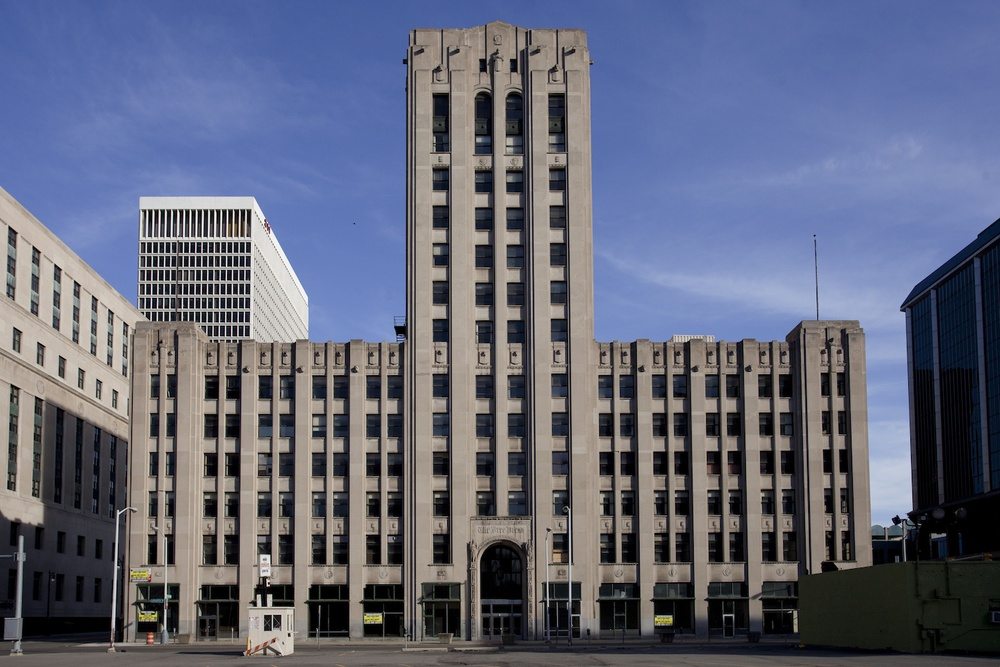
#> input picture building2.jpg, 1000 x 667 px, shrunk from 1440 x 960 before the run
$ python SingularValuesDecomposition.py
#> lines starting #> are read from the running program, lines starting #| are printed output that depends on the picture
from matplotlib import rc
rc('font',**{'family':'sans-serif','sans-serif':['Helvetica']})
rc('text', usetex=True)
import numpy as np
from numpy import linalg as LA

m, n = 2, 3
A = np.random.rand(m, n)

U, S, V = LA.svd(A)
print ('Frobenius norm of (UU^T - I) =',LA.norm(U.dot(U.T) - np.eye(m)))
print ('\n', S, '\n')
print ('Frobenius norm of (VV^T - I) =',LA.norm(V.dot(V.T) - np.eye(n)))


import matplotlib.image as mpimg
import matplotlib.pyplot as plt
import numpy as np
from sklearn.cluster import KMeans

img = mpimg.imread('building2.jpg')
#> img is the input picture: shape (667, 1000, 3); mean R, G, B 98.8, 103.1, 122.1
plt.imshow(img)
plt.axis('off')
plt.show()

# to gray
gray = 0.2125* img[:, :, 0] + 0.7154 *img[:, :, 1] + 0.0721 *img[:, :, 2]
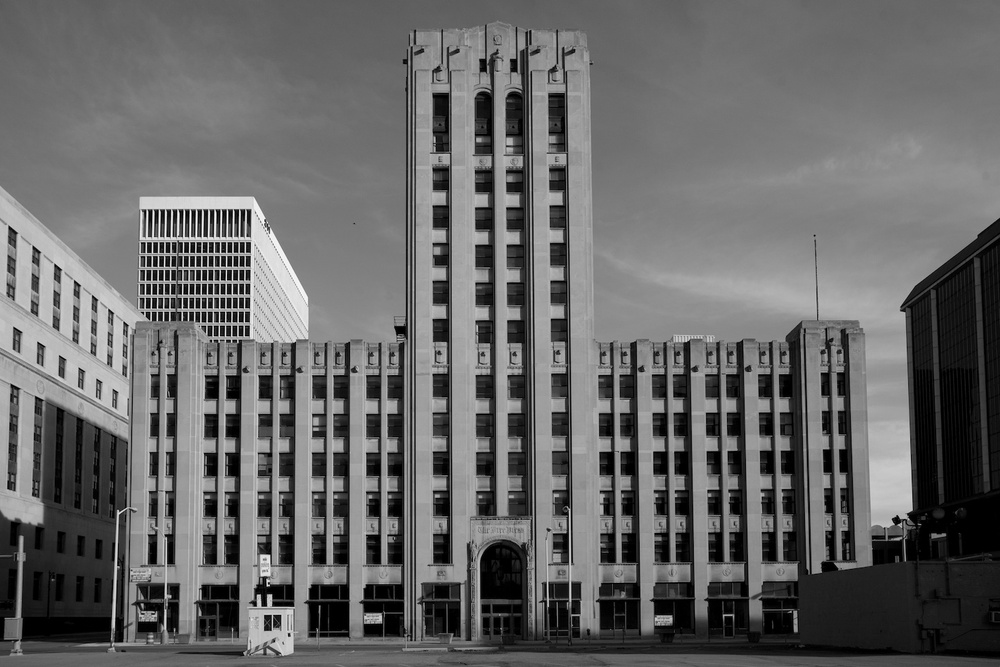
#> gray: shape (667, 1000) float64; min 0, max 254.9, mean 103.6
plt.imshow(gray)
plt.axis('off')
plt.show()

from numpy import linalg as LA

U, S, V = LA.svd(gray)
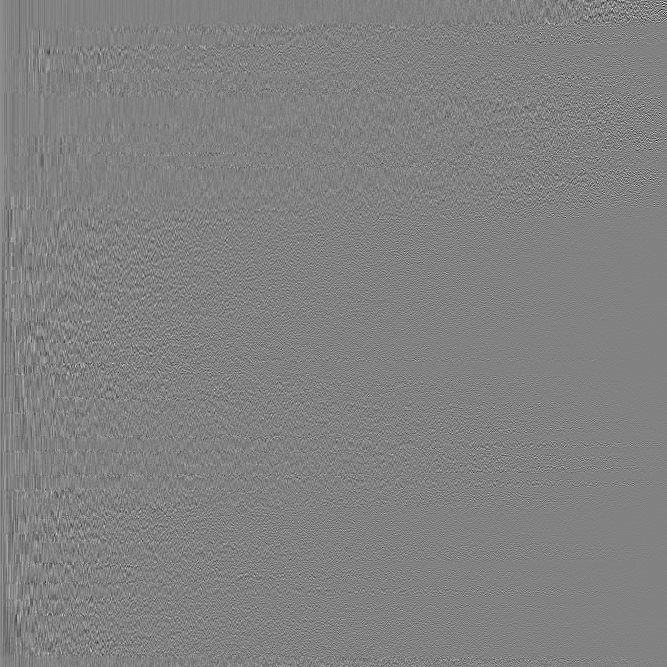
#> U: shape (667, 667) float64; min -0.388, max 0.375, mean 3.96e-05; drawn with min black and max white
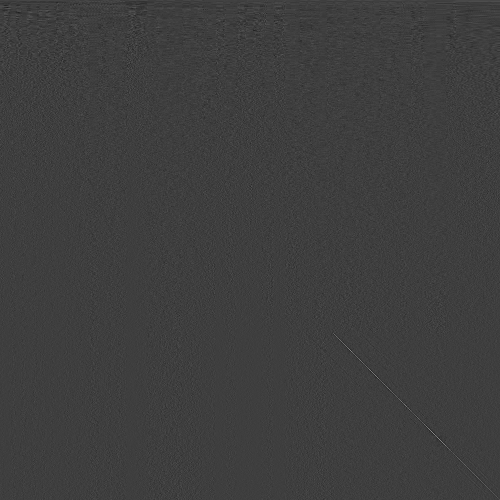
#> V: shape (1000, 1000) float64 (shown at 1/2 size); min -0.239, max 0.734, mean 3.85e-05; drawn with min black and max white
#> S = 667 values, max 89229.2 at index 0, min 4.58 at index 666, mean 543.5
from matplotlib.backends.backend_pdf import PdfPages

# percentage of preserving energy
with PdfPages('energy_preserved.pdf') as pdf:
    a = np.sum(S**2)
#> a = 9.11e+09
    b = np.zeros_like(S)
#> b = 667 values from 0 to 0
    for i in range(S.shape[0]):
        b[i] = np.sum(S[:i+1]**2, axis = 0)/a
#> after the loop, b = 667 values from 0.874 to 1
## error
e =  1- b
#> e = 667 values, max 0.126 at index 0, min 0 at index 666, mean 0.00194

def approx_rank_k(U, S, V, k):
    Uk = U[:, :k]
    Sk = S[:k]
    Vk = V[:k, :]
    return np.around(Uk.dot(np.diag(Sk)).dot(Vk))

# A = gray
# U, S, V = LA.svd(A)
A1 = []
for k in range(5, 100, 5):
    A1.append(approx_rank_k(U, S, V,k))
#> this loop made 19 passes
#> Sk in approx_rank_k on pass 1: [89229.2, 18268.4, 12229.4, 11019.7, 9930.9]
#> after the loop, A1 = 19 items
# show results
import matplotlib.animation as animation
from matplotlib.animation import FuncAnimation
fig, ax = plt.subplots()
def update(i):
#> called with i = 0
    ani = plt.cla()
    ani = plt.imshow(A1[i])
    label = '$k$ = %d: error = %.4f' %(5*i + 5, e[i])
#> label = '$k$ = 5: error = 0.1262'
    ax.set_xlabel(label)
    ani = plt.axis('off')
    ani = plt.title(label)

    return ani, ax

anim = FuncAnimation(fig, update, frames=np.arange(0, len(A1)), interval=500)
anim.save('a.gif', dpi = 300, writer = 'imagemagick')
#> (the run stopped early here; a loop or call above may not have finished)
